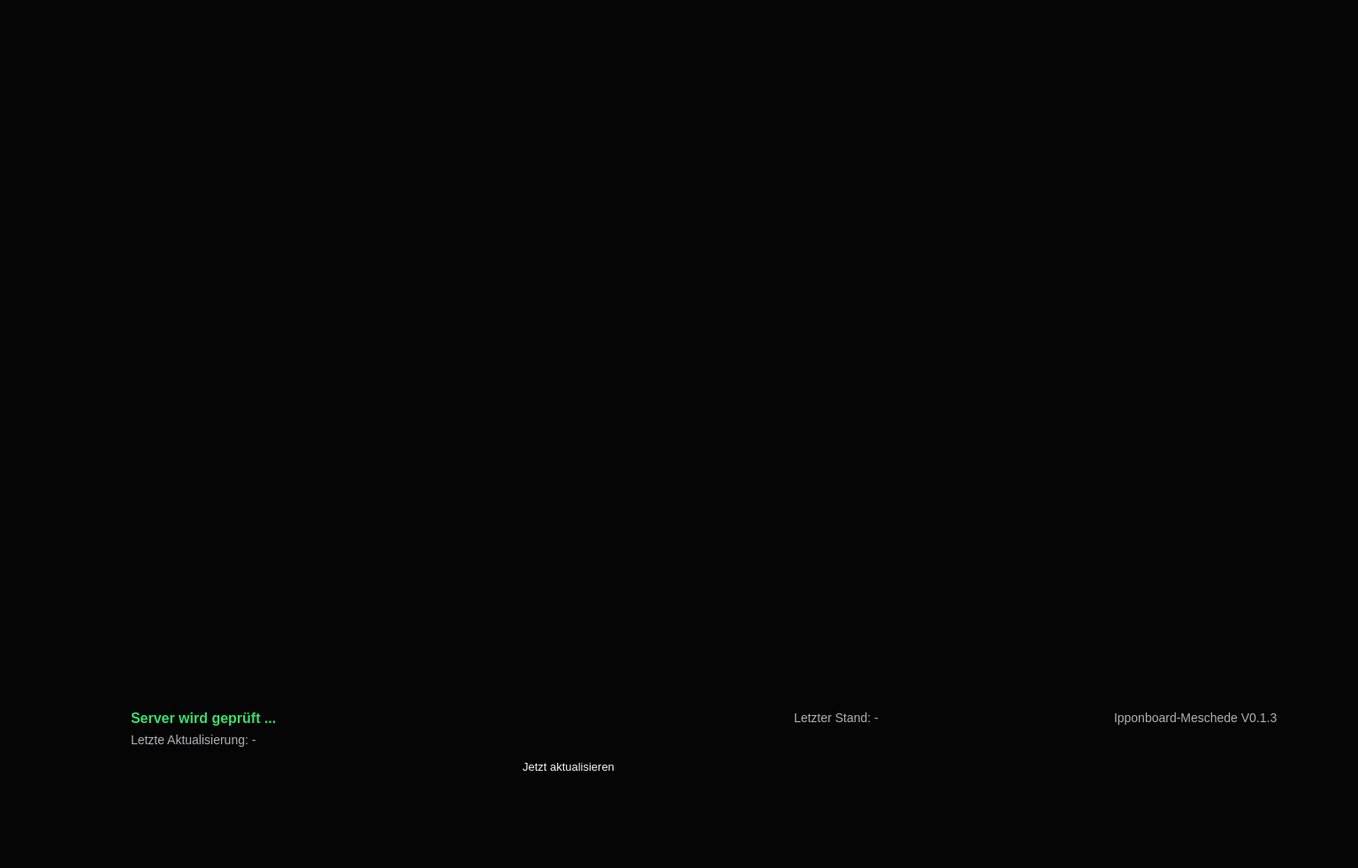
<?xml version="1.0" encoding="UTF-8"?>
<ui version="4.0">
 <class>SplashScreen</class>
 <widget class="QDialog" name="SplashScreen">
  <property name="geometry"><rect><x>0</x><y>0</y><width>1536</width><height>982</height></rect></property>
  <property name="minimumSize"><size><width>1180</width><height>755</height></size></property>
  <property name="windowTitle"><string>Ipponboard-Meschede</string></property>
  <property name="windowIcon"><iconset resource="ipponboard.qrc"><normaloff>:/res/images/ssv_meschede_logo.png</normaloff>:/res/images/ssv_meschede_logo.png</iconset></property>
  <property name="styleSheet"><string notr="true">
QDialog { background:#050505; color:#f4f4f4; font-family:'Segoe UI'; }
QLabel { background:transparent; }
#cardSingle, #cardTeam, #cardAdmin { background:transparent; border:2px solid transparent; border-radius:18px; }
#cardSingle:hover, #cardAdmin:hover { background:rgba(215,25,30,18); border:2px solid rgba(235,35,40,190); }
#cardTeam:hover { background:rgba(255,255,255,8); border:2px solid rgba(255,65,70,225); }
#label_serverStatus { color:#39df69; font-size:16px; font-weight:700; }
#label_lastUpdate, #label_cacheStatus, #label_info { color:#aeb0b3; font-size:14px; }
#btnSync { color:#f4f4f4; font-size:13px; background:rgba(0,0,0,0); border:0; }
#btnSync:hover { color:white; background:rgba(224,32,39,35); border-radius:7px; }
#btnSettings, #btnHelp, #btnAbout { background:rgba(0,0,0,0); border:0; }
  </string></property>
  <widget class="QLabel" name="backgroundLabel">
   <property name="geometry"><rect><x>0</x><y>0</y><width>1536</width><height>982</height></rect></property>
   <property name="pixmap"><pixmap resource="ipponboard.qrc">:/res/images/start_mockup_bg.png</pixmap></property>
   <property name="scaledContents"><bool>true</bool></property>
  </widget>
  <widget class="QFrame" name="cardSingle">
   <property name="geometry"><rect><x>93</x><y>410</y><width>441</width><height>313</height></rect></property>
   <property name="cursor"><cursorShape>PointingHandCursor</cursorShape></property>
  </widget>
  <widget class="QFrame" name="cardTeam">
   <property name="geometry"><rect><x>557</x><y>410</y><width>423</width><height>313</height></rect></property>
   <property name="cursor"><cursorShape>PointingHandCursor</cursorShape></property>
  </widget>
  <widget class="QFrame" name="cardAdmin">
   <property name="geometry"><rect><x>1002</x><y>410</y><width>438</width><height>313</height></rect></property>
   <property name="cursor"><cursorShape>PointingHandCursor</cursorShape></property>
  </widget>
  <widget class="QPushButton" name="btnSettings">
   <property name="geometry"><rect><x>1110</x><y>0</y><width>194</width><height>70</height></rect></property>
   <property name="cursor"><cursorShape>PointingHandCursor</cursorShape></property><property name="text"><string/></property>
  </widget>
  <widget class="QPushButton" name="btnHelp">
   <property name="geometry"><rect><x>1304</x><y>0</y><width>93</width><height>70</height></rect></property>
   <property name="cursor"><cursorShape>PointingHandCursor</cursorShape></property><property name="text"><string/></property>
  </widget>
  <widget class="QPushButton" name="btnAbout">
   <property name="geometry"><rect><x>1397</x><y>0</y><width>139</width><height>70</height></rect></property>
   <property name="cursor"><cursorShape>PointingHandCursor</cursorShape></property><property name="text"><string/></property>
  </widget>
  <widget class="QLabel" name="label_serverStatus">
   <property name="geometry"><rect><x>148</x><y>800</y><width>260</width><height>24</height></rect></property>
   <property name="text"><string>Server wird geprüft ...</string></property>
  </widget>
  <widget class="QLabel" name="label_lastUpdate">
   <property name="geometry"><rect><x>148</x><y>826</y><width>280</width><height>22</height></rect></property>
   <property name="text"><string>Letzte Aktualisierung: -</string></property>
  </widget>
  <widget class="QPushButton" name="btnSync">
   <property name="geometry"><rect><x>551</x><y>850</y><width>184</width><height>34</height></rect></property>
   <property name="cursor"><cursorShape>PointingHandCursor</cursorShape></property>
   <property name="text"><string>Jetzt aktualisieren</string></property>
  </widget>
  <widget class="QLabel" name="label_cacheStatus">
   <property name="geometry"><rect><x>898</x><y>800</y><width>230</width><height>24</height></rect></property>
   <property name="text"><string>Letzter Stand: -</string></property>
  </widget>
  <widget class="QLabel" name="label_info">
   <property name="geometry"><rect><x>1260</x><y>800</y><width>230</width><height>24</height></rect></property>
   <property name="text"><string>Ipponboard-Meschede V0.1.3</string></property>
  </widget>
 </widget>
 <resources><include location="ipponboard.qrc"/></resources>
 <connections/>
</ui>
